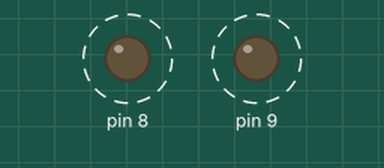
This sketch was run on a simulated Arduino Uno, built with avr-gcc and run on an emulated ATmega328P. On the bench: output pins drawn as LEDs (lit = HIGH). Dashed ring = blinking. What the sketch prints to the serial monitor is not drawn.

Above: at 0.2 s.
Timing chart, 0 to 4.6 s (numbered marks = the images above):
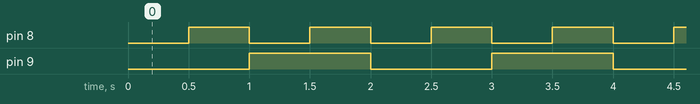

Measured:
- by itself, pin 8: alternates HIGH for 0.50 s and LOW for 0.50 s
- by itself, pin 9: alternates HIGH for 1.0 s and LOW for 1.0 s

The sketch:

23_polymorphic_scheduler.ino
```cpp
/*
 * Challenge #23: Polymorphic Task Scheduler
 *
 * Sketch Name:
 *
 *   23_polymorphic_scheduler
 *
 * Objective:
 *
 *   Rebuild the scheduler using inheritance and
 *   virtual functions instead of function pointers.
 *
 *   Each task becomes an OBJECT that carries its own
 *   data and overrides a virtual run() method. The
 *   scheduler calls run() without knowing which kind
 *   of task it is.
 *
 * Hardware:
 *
 *   LED1 -> Pin 8
 *   LED2 -> Pin 9
 *   LED3 -> Pin 10
 *
 * Behaviour (same as Challenge 22 -- the point is the
 * ARCHITECTURE, not new behaviour):
 *
 *   Blink LED1            every 500ms
 *   Blink LED2            every 1000ms
 *   Print "tick" to Serial every 2000ms
 *
 * Requirements:
 *
 *   1. An ABSTRACT base class:
 *
 *          class Task {
 *          protected:
 *              unsigned long timer;
 *              unsigned long interval;
 *          public:
 *              Task(unsigned long interval);
 *              virtual void run() = 0;   // pure virtual: WHAT
 *              void update();            // shared timing: WHEN
 *          };
 *
 *      update() checks the interval and calls run().
 *      run() is pure virtual -- the base does NOT
 *      define it; every subclass must.
 *
 *   2. CONCRETE subclasses, each owning its own data:
 *
 *          class BlinkTask : public Task {
 *              Led led;                 // carries its own LED
 *              ...
 *              void run() override;     // led.toggle()
 *          };
 *
 *          class PrintTask : public Task {
 *              const char* msg;         // carries its own message
 *              ...
 *              void run() override;     // Serial.println(msg)
 *          };
 *
 *   3. A Scheduler that owns an array of BASE pointers
 *      (Task*) and calls update() on each:
 *
 *          Task* tasks[] = { &blink1, &blink2, &printer };
 *
 * Public API:
 *
 *          scheduler.update();
 *
 * Rules:
 *
 *   - The Scheduler must work with ANY Task subclass,
 *     accessed only through Task* base pointers. It
 *     must contain no LED code and no Serial code.
 *
 *   - No function pointers this time -- use virtual
 *     dispatch.
 *
 *   - Use millis(). Do not use delay().
 *
 * Concepts Practiced:
 *
 *   C++:
 *     - Inheritance ( : public Task )
 *     - Virtual Functions
 *     - Pure Virtual / Abstract Base Class ( = 0 )
 *     - Polymorphism (base pointer -> derived behaviour)
 *     - override keyword
 *     - Virtual Destructor
 *     - Template Method pattern (update() calls run())
 *
 *   Embedded:
 *     - Polymorphic firmware components
 *     - Plugin-style architecture
 *     - The OOP form of callbacks
 *
 * Learning Goal:
 *
 *   This is the OOP answer to Challenge 22's wall.
 *
 *   In 22 a function pointer could not carry data, so
 *   every callback had to reach a GLOBAL led. Here each
 *   task is an object that OWNS its data (its Led, its
 *   message) while still presenting one uniform
 *   interface -- run(). The scheduler calls run() on a
 *   Task* and the correct subclass's version executes,
 *   chosen at runtime by the vtable.
 *
 *   Compare the two sketches side by side: function
 *   pointers vs virtual functions are two routes to the
 *   same goal -- separating WHEN from WHAT.
 *
 * Stretch Goals (optional):
 *
 *   - Add a CountdownTask that runs N times then stops.
 *   - Add enable() / disable() to the base Task.
 *   - On AVR, each object with a virtual function carries
 *     a hidden vtable pointer (2 bytes RAM). Note the
 *     RAM difference vs the function-pointer version.
 */

#include "Led.h"
#include <Arduino.h>

// ===========================================================================
// Abstract base class: the INTERFACE + shared timing every task has.
// You cannot create a `Task` directly -- it has a pure virtual method.
// ===========================================================================
class Task {
protected:
  unsigned long timer;
  unsigned long interval;

public:
  Task(unsigned long intervalMs) : timer(0), interval(intervalMs) {}

  // Pure virtual ( = 0 ): no body. Each subclass MUST define run().
  // This is "WHAT the task does" -- deliberately left open.
  virtual void run() = 0;

  // Non-virtual shared timing ("WHEN"). It calls run(), and at runtime the
  // CORRECT subclass's run() executes. That is polymorphism in action.
  void update() {
    if (millis() - timer >= interval) {
      run();
      timer += interval;
    }
  }

  // Virtual destructor: lets `delete somethingViaTaskPointer` clean up the
  // real subclass correctly. Good habit whenever a class has virtual methods.
  virtual ~Task() {}
};

// ===========================================================================
// TODO 1: Concrete tasks. Each OWNS its own data and overrides run().
//
//   class BlinkTask : public Task {
//     Led led;
//   public:
//     BlinkTask(uint8_t pin, unsigned long interval) : Task(interval), led(pin)
//     {} void run() override { /* toggle the led */ }
//   };
//
//   class PrintTask : public Task { const char* msg; ... };
// ===========================================================================

// ===========================================================================
// TODO 2: A Scheduler that holds Task* (base pointers) and calls update()
//         on each. It must work for ANY Task subclass.
// ===========================================================================

// ===========================================================================
// TODO 3: Create your task objects, collect their addresses in a Task* array,
//         build the Scheduler, and drive it from loop().
// ===========================================================================
class BlinkTask : public Task {
  Led led;

public:
  BlinkTask(uint8_t pin, unsigned long interval) : Task(interval), led(pin) {}
  void run() override { led.toggle(); }
};

class PrintTask : public Task {
  const char *_msg;

public:
  PrintTask(const char *msg, unsigned long interval)
      : Task(interval), _msg(msg) {}
  void run() override { Serial.println(_msg); }
};

class Scheduler {
  Task **_tasks;
  int _count;

public:
  Scheduler(Task **tasks, int count) : _tasks(tasks), _count(count) {};
  void update() {
    for (int i = 0; i < _count; i++) {
      _tasks[i]->update();
    }
  }
};
BlinkTask blink1(8, 500);
BlinkTask blink2(9, 1000);
PrintTask printer("tick", 2000);

Task *tasks[] = {&blink1, &blink2, &printer};
const int count = sizeof(tasks) / sizeof(tasks[0]);
void setup() { Serial.begin(9600); }
Scheduler scheduler(tasks, 3);

void loop() { scheduler.update(); }
```

Led.h
```cpp
#pragma once
#include <Arduino.h>

class Led {
private:
  uint8_t pin;
  bool state;
  void write() { digitalWrite(pin, state); }

public:
  Led(uint8_t p) {
    pin = p;
    state = false;
    pinMode(pin, OUTPUT);
    write();
  }

  void toggle() {
    state = !state;
    write();
  }
  void on() {
    state = true;
    write();
  }

  void off() {
    state = false;
    write();
  }

  bool isOn() { return state; }
};
```
